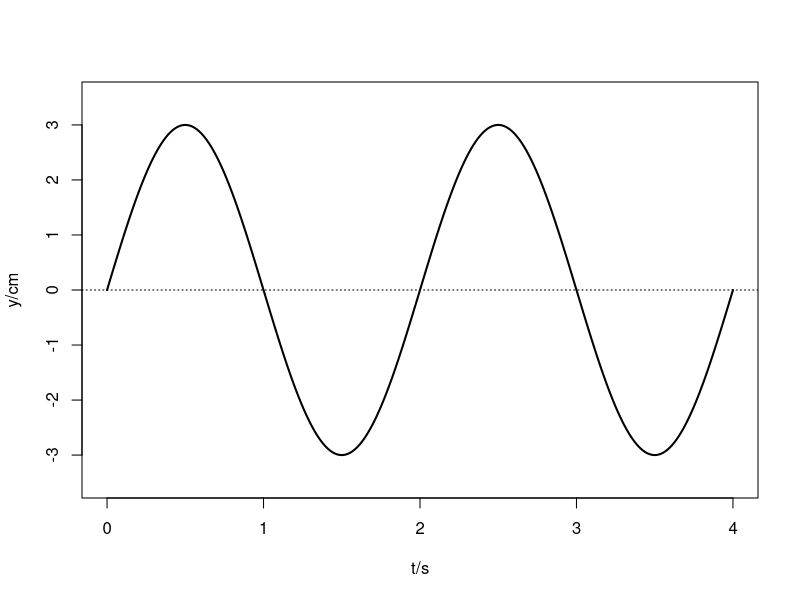
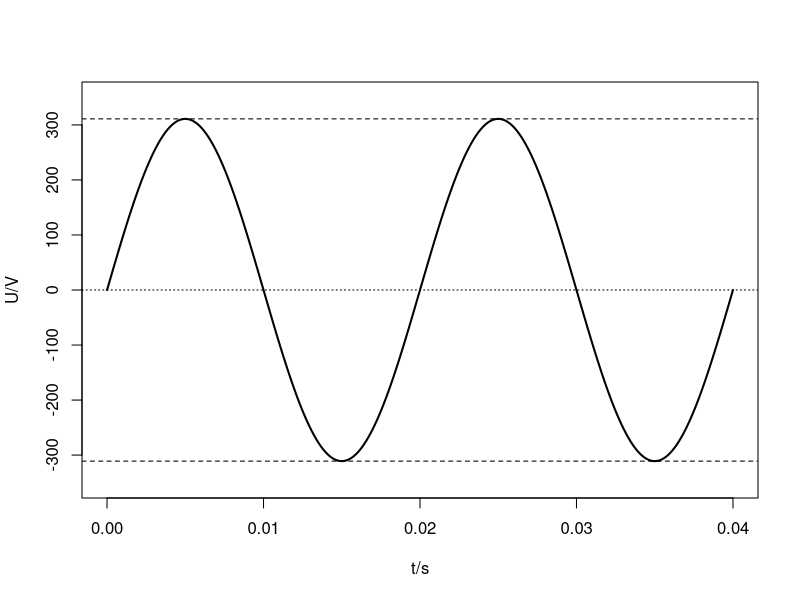
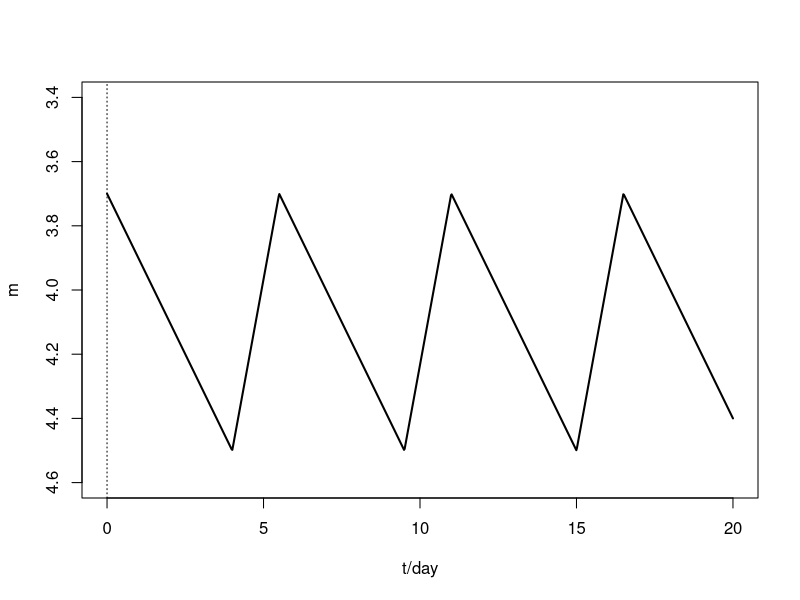
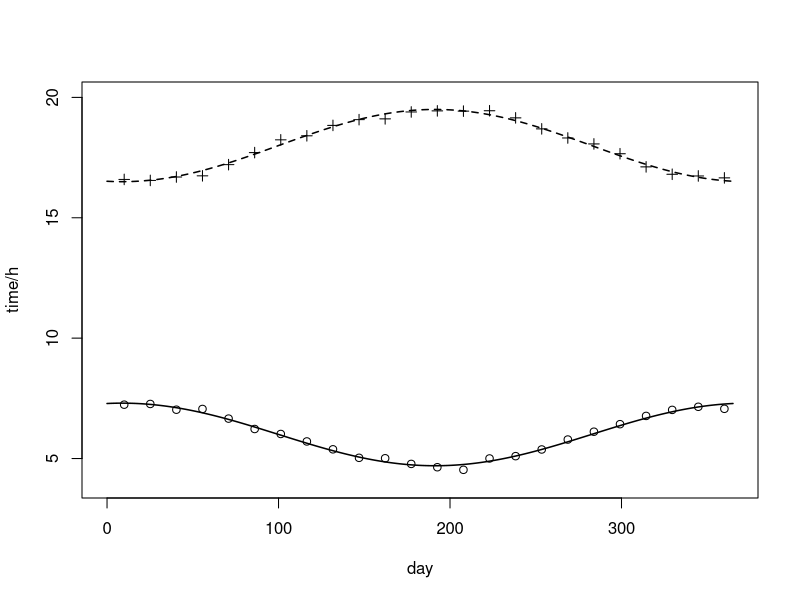

These figures' R source, in order:
setwd("C:/Users/18904/Github/senior-mathematics/codes")
if(!dir.exists("../figures"))dir.create("../figures")
# week24: trigonometric models (24-1..24-4)
draw1=function(){
  t=seq(0,4,len=300)
  plot(t,3*sin(pi*t),type="l",lwd=2,ylim=c(-3.5,3.5),xlab="t/s",ylab="y/cm")
  abline(h=0,lty=3)
}
pdf("../figures/week24-1.pdf",width=4,height=4);draw1();dev.off()
svglite::svglite("../figures/week24-1.svg",width=4,height=4);draw1();dev.off()
draw2=function(){
  t=seq(0,0.04,len=300)
  plot(t,311*sin(100*pi*t),type="l",lwd=2,ylim=c(-350,350),xlab="t/s",ylab="U/V")
  abline(h=0,lty=3);abline(h=311,lty=2);abline(h=-311,lty=2)
}
pdf("../figures/week24-2.pdf",width=4,height=4);draw2();dev.off()
svglite::svglite("../figures/week24-2.svg",width=4,height=4);draw2();dev.off()
draw3=function(){
  f=function(t){u=t%%5.5;ifelse(u<4,3.7+0.8*u/4,4.5-0.8*(u-4)/1.5)}
  t=seq(0,20,len=1000)
  plot(t,f(t),type="l",lwd=2,ylim=c(4.6,3.4),xlab="t/day",ylab="m")
  abline(h=0,v=0,lty=3)
}
pdf("../figures/week24-3.pdf",width=4,height=4);draw3();dev.off()
svglite::svglite("../figures/week24-3.svg",width=4,height=4);draw3();dev.off()
draw4=function(){
  x=seq(0,365,len=200)
  sunrise=6.0-1.3*sin(2*pi*(x-100)/365)
  sunset=18.0+1.5*sin(2*pi*(x-100)/365)
  plot(x,sunrise,type="l",lty=1,lwd=1.5,ylim=c(4,20),xlab="day",ylab="time/h")
  lines(x,sunset,lty=2,lwd=1.5)
  set.seed(1)
  xs=seq(10,360,len=24)
  points(xs,6.0-1.3*sin(2*pi*(xs-100)/365)+rnorm(24,0,0.1),pch=1)
  points(xs,18.0+1.5*sin(2*pi*(xs-100)/365)+rnorm(24,0,0.15),pch=3)
}
pdf("../figures/week24-4.pdf",width=4,height=4);draw4();dev.off()
svglite::svglite("../figures/week24-4.svg",width=4,height=4);draw4();dev.off()
